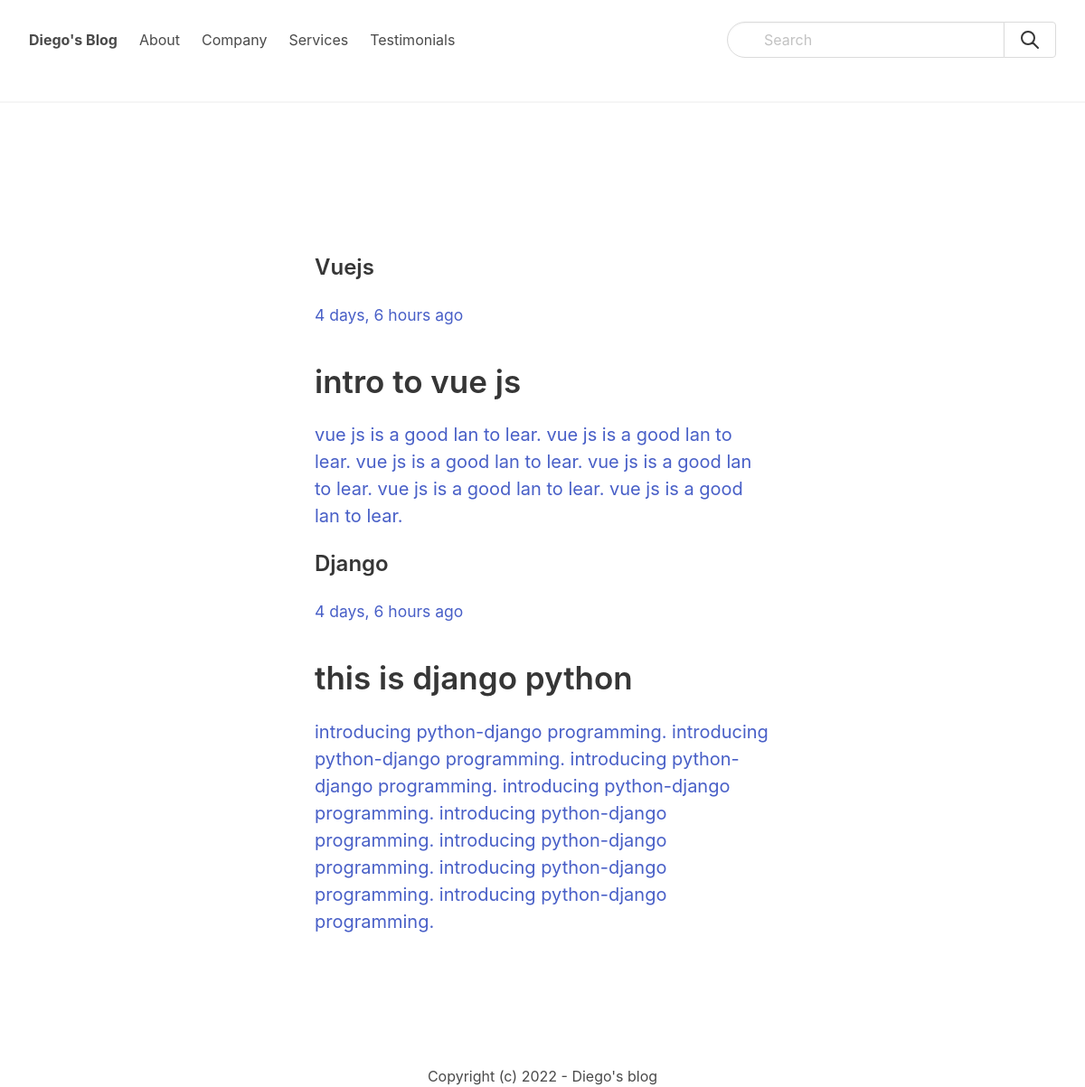
The page / on the database its author committed.
### post/models.py (models this page shows, shortened)
class Post(models.Model):
    category = models.ForeignKey(Category, related_name='posts', on_delete=models.CASCADE)
    title = models.CharField(max_length=255)
    slug = models.SlugField()
    intro = models.TextField()
    body = models.TextField()
    created_at = models.DateTimeField(auto_now_add=True)
    class Meta:
        ordering = ('-created_at',)

### blog/views.py (the view)
# urls.py: path('', frontpage, name='frontpage'),
def frontpage(request):
    posts = Post.objects.all()
    return render(request, 'main/frontpage.html', {'posts':posts,})

### blog/templates/main/frontpage.html (shortened to what this page needs)
{% extends 'main/base.html' %}
{% block content %}
<section class="hero">
  <div class="hero-body">
    <div class="container">
      <section class="section">
        <div class="columns">
          <div class="column is-8 is-offset-2">
            {% for post in posts %}
              <div class="content is-medium">
                <a href="{% url 'post_detail' post.category.slug post.slug %}">
                <h1 class="subtitle is-4">{{post.title}}</h1><small>{{post.created_at | timesince}} ago</small><br>
                <h2 class="title">{{post.intro}}</h2>
                <p>{{post.body}}</p>
              </a>
            </div>
            {% endfor %}
          </div>
        </div>
      </section>
    </div>
  </div>
</section>
{%endblock %}

### rows shown on the page
Post: title "Vuejs", created_at "4 days, 6 hours", intro "intro to vue js", body "vue js is a good lan to lear. vue js is a good lan to lear. vue js is a good lan to lear. vue js is a good lan to lear. vue js is a good lan to lear. vue js is a good lan to lear."
Post: title "Django", created_at "4 days, 6 hours", intro "this is django python", body "introducing python-django programming. introducing python-django programming. introducing python-django programming. introducing python-django programming. introducing python-django programming. introducing python-django programming. introducing python-django programming. introducing python-django programming."
